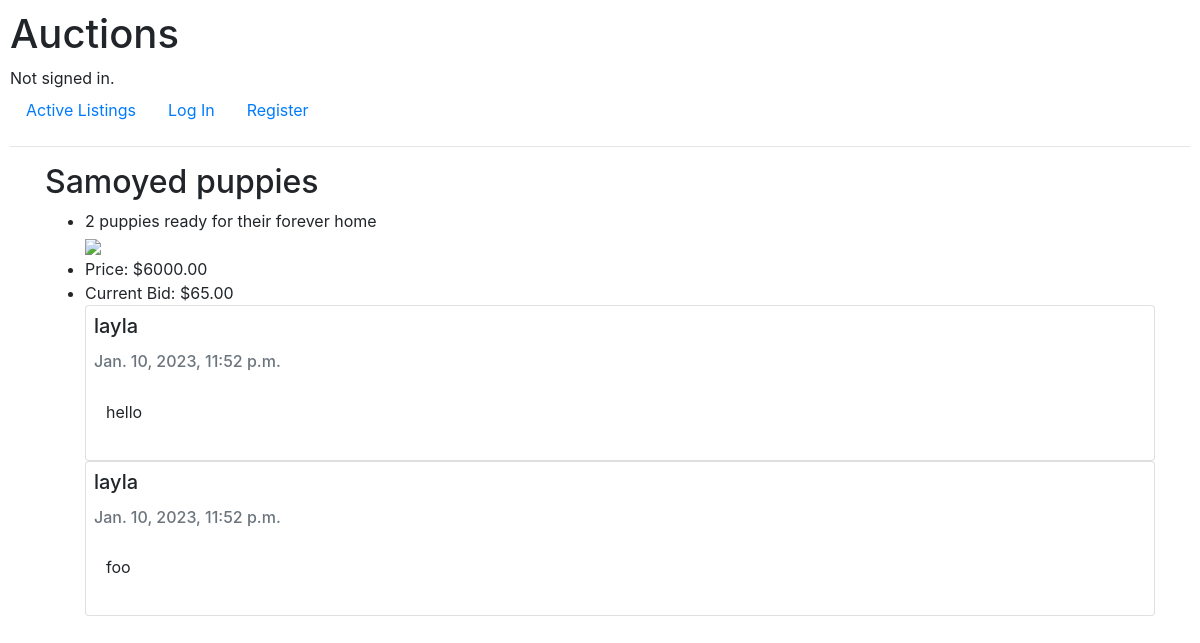
Page /listings/1 on the committed database.
### auctions/models.py (models this page shows, shortened)
class Listing(models.Model):
    title = models.CharField(max_length=64)
    description = models.CharField(max_length=160)
    img_path = models.CharField(max_length=1024)
    price = models.DecimalField(max_digits=7, decimal_places=2)
    created_at = models.DateTimeField(default=datetime.now, blank=True)
    user = models.ForeignKey("User", on_delete=models.CASCADE, related_name="listings")
    winner = models.ForeignKey("User", on_delete=models.CASCADE, blank=True, null=True, related_name="listings_won")
    category = models.ForeignKey("Category", on_delete=models.CASCADE, related_name="listings")
    status = models.IntegerField(default=0) # 0 is open, 1 is closed

class Bid(models.Model):
    amount = models.DecimalField(max_digits=7, decimal_places=2)
    listing = models.ForeignKey("Listing", on_delete=models.CASCADE, related_name="bids")
    user = models.ForeignKey("User", on_delete=models.CASCADE, related_name="bids")

class Comment(models.Model):
    text = models.CharField(max_length=1024, blank=True)
    listing = models.ForeignKey("Listing", on_delete=models.CASCADE, related_name="comments")
    user = models.ForeignKey("User", on_delete=models.CASCADE, related_name="comments")
    created_at = models.DateTimeField(default=datetime.now, blank=True)

class User(AbstractUser):
    watched_listings = models.ManyToManyField("Listing", blank=True, related_name="watched_by")

### auctions/views.py (the view)
# urls.py: path("listings/<id>", views.listing, name="listing"),
def listing(request, id):
    listing = Listing.objects.get(pk=id)
    max_bid = listing.bids.order_by('-amount').first() # SELECT * FROM bids WHERE listing = id ORDER BY amount DESC LIMIT 1
    comments = listing.comments.order_by('-text') # SELECT * FROM comments WHERE listing = id ORDER BY text DESC
    if listing == None:
        return render(request, "auctions/404.html", status=404)
    if request.method == "POST":
        if listing.watched_by.filter(id=request.user.id).exists():
            listing.watched_by.remove(request.user)
        else:
            listing.watched_by.add(request.user)
        return redirect("watchlist")
    return render(request, "auctions/listing.html", {
        "listing": listing,
        "bid_form": NewBidForm(),
        "max_bid": max_bid,
        "comment_form": NewCommentForm(),
        "comments": comments,
    })

### auctions/templates/auctions/listing.html (shortened to what this page needs)
{% extends "auctions/layout.html" %}
{% block body %}
    <h2>{{ listing.title }}</h2>
    <ul>
        <li>{{ listing.description }}</li>
        <img src="{{ listing.img_path }}">
        <li>Price: ${{ listing.price }}</li>
        <li>Current Bid: ${{ max_bid.amount }}</li>
        {% for comment in comments %}
            <div class="card">
                <h5 class="card-title p-2">{{ comment.user }}</h5>
                <h6 class="card-subtitle px-2 mb-2 text-muted">{{ comment.created_at }}</h6>
                <p class="card-body">{{ comment.text }}</p>
            </div>
        {% endfor %}
    </ul>
{% endblock %}

### auctions/static/auctions/styles.css (style rules this page uses)
body { padding: 10px; }
img { width: 20rem; }

### rows in the picture
Listing: title "Samoyed puppies", description "2 puppies ready for their forever home", price "6000.00"
Bid: amount "65.00"
Comment: user "layla", created_at "Jan. 10, 2023, 11:52 p.m.", text "hello"
Comment: user "layla", created_at "Jan. 10, 2023, 11:52 p.m.", text "foo"
